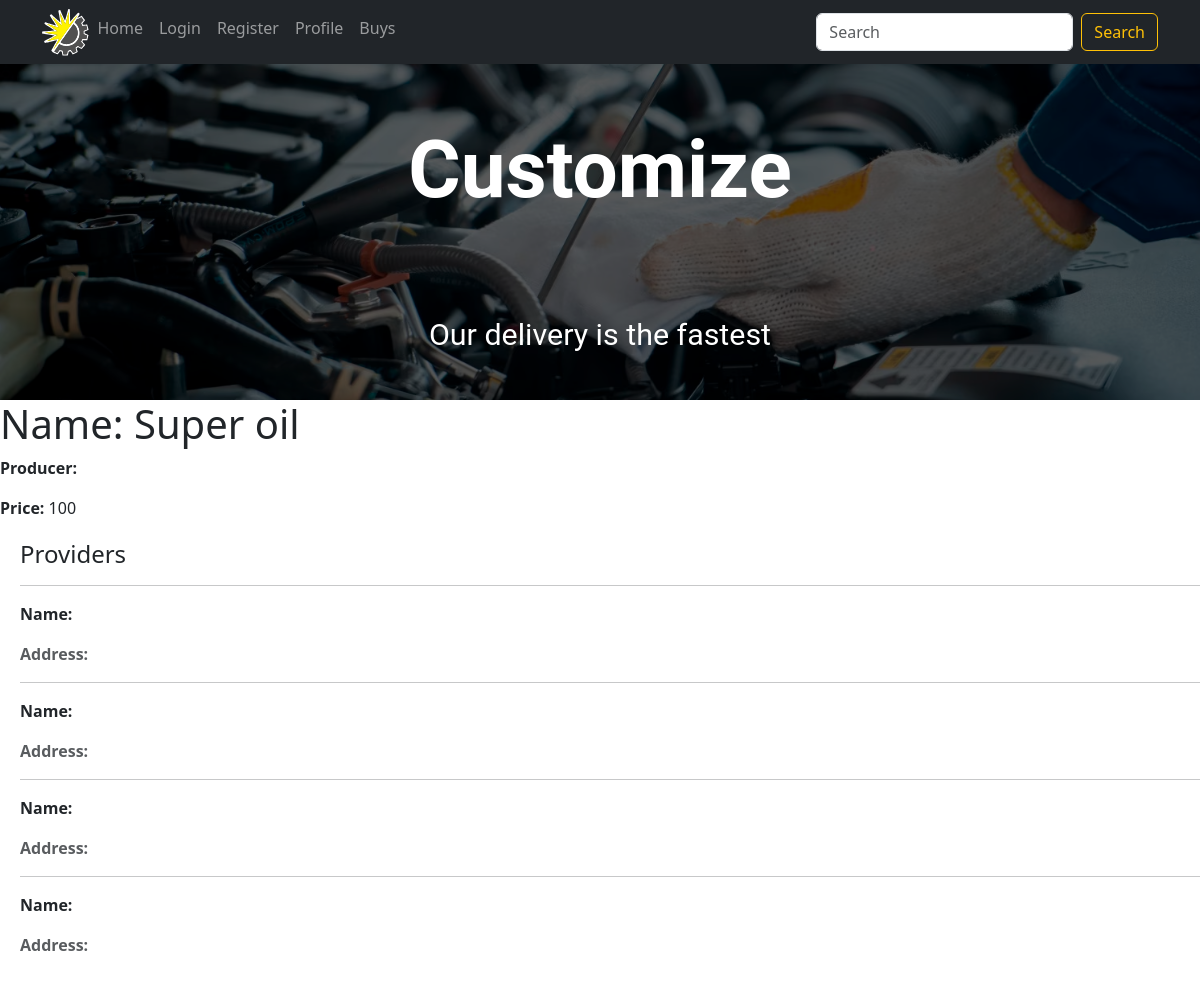
Page /product/2f0f0b13-8fc5-44aa-9cde-e18028f8d2fc/ on the committed database.
### apps/shop/models.py (models this page shows, shortened)
class CarouselItem(models.Model):
    uuid = models.UUIDField(default=uuid.uuid4, editable=False)
    image = NamedImageField(upload_to='carousel_items_images',
                            get_filename=model_funcs.get_carousel_item_image_filename, storage=OverwriteCodedStorage())
    title = models.CharField(max_length=64, blank=True)
    subtitle = models.CharField(max_length=64, blank=True)

class Product(models.Model):
    name = models.CharField(max_length=64, unique=True)
    category = models.ForeignKey(Category, null=True, on_delete=models.SET_NULL)
    article = models.UUIDField(primary_key=True, default=uuid.uuid4, editable=False,
                               help_text="Unique ID for this product")
    price = models.IntegerField(validators=[get_not_negative_validator('Price')])
    providers = models.ManyToManyField(Provider, help_text="Select a provider for this product",
                                       blank=True, related_name='products')
    def get_few_providers(self):
        max_count = 3
        providers = self.providers.all()
        if len(providers) > max_count:
            return ', '.join([provider.username for provider in providers[:max_count - 1]]) + " and others"
        else:
            return ', '.join([provider.username for provider in providers])
    get_few_providers.short_description = 'Providers'
    class Meta:
        verbose_name = "product"
        verbose_name_plural = "products"
        ordering = ("name",)

class Provider(User):
    pass

### apps/shop/views.py (the view)
# urls.py: re_path(r'product/(?P<pk>.+)/$', views.ProductDetailView.as_view(), name='product-detail'),
class ProductDetailView(generic.DetailView):
    model = Product
    def get_context_data(self, **kwargs):
        context = super().get_context_data(**kwargs)
        context['carousel_items'] = CarouselItem.objects.all()
        return context

### apps/shop/templates/shop/product_detail.html
{% extends "shop/carousel.html" %}
{% block under_carousel %}
  <h1>Name: {{ product.name }}</h1>
  <p><strong>Producer:</strong> <a href="{{ product.producer.get_absolute_url }}">{{ product.producer }}</a></p>
  <p><strong>Price:</strong> {{ product.price }}</p>
  <div style="margin-left:20px;margin-top:20px">
    <h4>Providers</h4>
    {% for provider in product.providers.all %}
    <hr>
    <p><strong>Name:</strong> {{provider.name}}</p>
    <p class="text-muted"><strong>Address:</strong> {{provider.address}}</p>
    {% endfor %}
  </div>
{% endblock %}

### apps/shop/templates/shop/carousel.html (shortened to what this page needs)
{% extends "shop/base.html" %}
{% load static %}
{% block content %}
  {% block carousel %}
    <div
      class="carousel slide"
      data-bs-interval="{% block carousel_interval %}3000{% endblock %}"
      id="carouselControls"
      data-bs-ride="carousel">
      <div class="carousel-inner">
        {% block carousel_items %}
        {% for carousel_item in carousel_items %}
          <div class="carousel-item {% if forloop.counter0 == 0 %} active {% endif %}">
            <img class="d-block w-100 darken-image" src="{{ carousel_item.image.url }}">
            <div class="carousel-caption d-none d-md-block">
              <h1 class="animate__animated animate__fadeInDown" style='margin-bottom:100px;font: 62.5% "Roboto","Arial","Helvetica",sans-serif;font-size: 5em;font-weight: 700;'>{{ carousel_item.title }}</h1>
              <h3 class="animate__animated animate__zoomIn" style='font: 62.5% "Roboto","Arial","Helvetica",sans-serif;font-size: 1.9em;'>{{ carousel_item.subtitle }}</h3>
            </div>
          </div>
        {% endfor %}
        {% endblock %}
      </div>
    </div>
  {% endblock %}
  {% block under_carousel %}{% endblock %}
{% endblock %}

### apps/shop/templates/shop/carousel.html (style rules this page uses)
.carousel-inner img { object-fit: cover; height: 350px; }
.carousel-item:after { content:""; position:absolute; top:0; bottom:0; left:0; right:0; }
.darken-image { filter: brightness(35%); }

### rows in the picture
CarouselItem: image (picture), title "Customize", subtitle "Our delivery is the fastest"
Product: name "Super oil", price "100"
